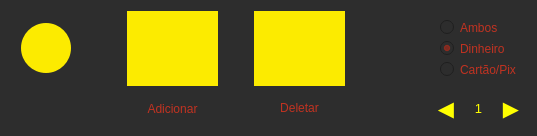
     <widget class="QFrame" name="frame">
      <property name="maximumSize">
       <size>
        <width>16777215</width>
        <height>120</height>
       </size>
      </property>
      <property name="styleSheet">
       <string notr="true">background-color: rgb(45, 45, 45);
border:none;</string>
      </property>
      <property name="frameShape">
       <enum>QFrame::NoFrame</enum>
      </property>
      <property name="frameShadow">
       <enum>QFrame::Raised</enum>
      </property>
      <layout class="QGridLayout" name="gridLayout">
       <item row="0" column="3">
        <widget class="QPushButton" name="btnAdd">
         <property name="minimumSize">
          <size>
           <width>91</width>
           <height>75</height>
          </size>
         </property>
         <property name="maximumSize">
          <size>
           <width>91</width>
           <height>75</height>
          </size>
         </property>
         <property name="cursor">
          <cursorShape>PointingHandCursor</cursorShape>
         </property>
         <property name="styleSheet">
          <string notr="true">QPushButton{
background-color: rgb(252, 235, 0);
}

QPushButton:hover{
	background-color: rgb(232, 213, 0);
}
</string>
         </property>
         <property name="text">
          <string/>
         </property>
         <property name="icon">
          <iconset>
           <normaloff>../../Documents/GitHub/ControleEstoque2.0/telas/warehouse (1).png</normaloff>../../Documents/GitHub/ControleEstoque2.0/telas/warehouse (1).png</iconset>
         </property>
         <property name="iconSize">
          <size>
           <width>65</width>
           <height>65</height>
          </size>
         </property>
        </widget>
       </item>
       <item row="0" column="0">
        <spacer name="horizontalSpacer_4">
         <property name="orientation">
          <enum>Qt::Horizontal</enum>
         </property>
         <property name="sizeType">
          <enum>QSizePolicy::Preferred</enum>
         </property>
         <property name="sizeHint" stdset="0">
          <size>
           <width>10</width>
           <height>20</height>
          </size>
         </property>
        </spacer>
       </item>
       <item row="0" column="7">
        <widget class="QFrame" name="frame_7">
         <property name="minimumSize">
          <size>
           <width>0</width>
           <height>70</height>
          </size>
         </property>
         <property name="frameShape">
          <enum>QFrame::StyledPanel</enum>
         </property>
         <property name="frameShadow">
          <enum>QFrame::Raised</enum>
         </property>
         <layout class="QVBoxLayout" name="verticalLayout_4">
          <item>
           <widget class="QRadioButton" name="radioAmbos">
            <property name="cursor">
             <cursorShape>PointingHandCursor</cursorShape>
            </property>
            <property name="styleSheet">
             <string notr="true">font: 13px &quot;Arial Rounded MT Bold&quot;;
color: #C03221;</string>
            </property>
            <property name="text">
             <string>Ambos</string>
            </property>
           </widget>
          </item>
          <item>
           <widget class="QRadioButton" name="radioDinheiro">
            <property name="cursor">
             <cursorShape>PointingHandCursor</cursorShape>
            </property>
            <property name="styleSheet">
             <string notr="true">font: 13px &quot;Arial Rounded MT Bold&quot;;
color: #C03221;</string>
            </property>
            <property name="text">
             <string>Dinheiro</string>
            </property>
            <property name="checked">
             <bool>true</bool>
            </property>
           </widget>
          </item>
          <item>
           <widget class="QRadioButton" name="radioPix">
            <property name="cursor">
             <cursorShape>PointingHandCursor</cursorShape>
            </property>
            <property name="styleSheet">
             <string notr="true">font: 13px &quot;Arial Rounded MT Bold&quot;;
color: #C03221;</string>
            </property>
            <property name="text">
             <string>Cartão/Pix</string>
            </property>
           </widget>
          </item>
         </layout>
        </widget>
       </item>
       <item row="0" column="4">
        <spacer name="horizontalSpacer_3">
         <property name="orientation">
          <enum>Qt::Horizontal</enum>
         </property>
         <property name="sizeType">
          <enum>QSizePolicy::Preferred</enum>
         </property>
         <property name="sizeHint" stdset="0">
          <size>
           <width>30</width>
           <height>20</height>
          </size>
         </property>
        </spacer>
       </item>
       <item row="0" column="6">
        <spacer name="horizontalSpacer_2">
         <property name="orientation">
          <enum>Qt::Horizontal</enum>
         </property>
         <property name="sizeHint" stdset="0">
          <size>
           <width>80</width>
           <height>20</height>
          </size>
         </property>
        </spacer>
       </item>
       <item row="1" column="5">
        <widget class="QLabel" name="label_2">
         <property name="maximumSize">
          <size>
           <width>16777215</width>
           <height>20</height>
          </size>
         </property>
         <property name="styleSheet">
          <string notr="true">font: 13px &quot;Arial Rounded MT Bold&quot;;
color: #C03221;
background-color:none;</string>
         </property>
         <property name="text">
          <string>Deletar</string>
         </property>
         <property name="alignment">
          <set>Qt::AlignCenter</set>
         </property>
        </widget>
       </item>
       <item row="1" column="7">
        <layout class="QHBoxLayout" name="horizontalLayout_8">
         <property name="spacing">
          <number>10</number>
         </property>
         <property name="leftMargin">
          <number>4</number>
         </property>
         <property name="topMargin">
          <number>4</number>
         </property>
         <property name="rightMargin">
          <number>4</number>
         </property>
         <property name="bottomMargin">
          <number>4</number>
         </property>
         <item>
          <widget class="QPushButton" name="btnPrevious">
           <property name="font">
            <font>
             <pointsize>16</pointsize>
            </font>
           </property>
           <property name="cursor">
            <cursorShape>PointingHandCursor</cursorShape>
           </property>
           <property name="styleSheet">
            <string notr="true">color: rgb(255, 255, 0);</string>
           </property>
           <property name="text">
            <string>◀️</string>
           </property>
           <property name="iconSize">
            <size>
             <width>300</width>
             <height>300</height>
            </size>
           </property>
          </widget>
         </item>
         <item>
          <widget class="QLabel" name="labelPageAtual">
           <property name="font">
            <font>
             <pointsize>10</pointsize>
            </font>
           </property>
           <property name="styleSheet">
            <string notr="true">color: rgb(255, 255, 0);</string>
           </property>
           <property name="text">
            <string>1</string>
           </property>
           <property name="alignment">
            <set>Qt::AlignCenter</set>
           </property>
          </widget>
         </item>
         <item>
          <widget class="QPushButton" name="btnNext">
           <property name="font">
            <font>
             <pointsize>16</pointsize>
            </font>
           </property>
           <property name="cursor">
            <cursorShape>PointingHandCursor</cursorShape>
           </property>
           <property name="styleSheet">
            <string notr="true">color: rgb(255, 255, 0);</string>
           </property>
           <property name="text">
            <string>▶️</string>
           </property>
          </widget>
         </item>
        </layout>
       </item>
       <item row="1" column="3">
        <widget class="QLabel" name="label">
         <property name="cursor">
          <cursorShape>ArrowCursor</cursorShape>
         </property>
         <property name="styleSheet">
          <string notr="true">font: 13px &quot;Arial Rounded MT Bold&quot;;
color: #C03221;
background-color:none;</string>
         </property>
         <property name="text">
          <string>Adicionar</string>
         </property>
         <property name="alignment">
          <set>Qt::AlignCenter</set>
         </property>
        </widget>
       </item>
       <item row="0" column="5">
        <widget class="QPushButton" name="btnDeletar">
         <property name="minimumSize">
          <size>
           <width>91</width>
           <height>75</height>
          </size>
         </property>
         <property name="maximumSize">
          <size>
           <width>91</width>
           <height>75</height>
          </size>
         </property>
         <property name="cursor">
          <cursorShape>PointingHandCursor</cursorShape>
         </property>
         <property name="styleSheet">
          <string notr="true">QPushButton{
background-color: rgb(252, 235, 0);
}

QPushButton:hover{
	background-color: rgb(232, 213, 0);
}
</string>
         </property>
         <property name="text">
          <string/>
         </property>
         <property name="icon">
          <iconset>
           <normaloff>../../Documents/GitHub/ControleEstoque2.0/telas/lixeira.png</normaloff>../../Documents/GitHub/ControleEstoque2.0/telas/lixeira.png</iconset>
         </property>
         <property name="iconSize">
          <size>
           <width>65</width>
           <height>65</height>
          </size>
         </property>
        </widget>
       </item>
       <item row="0" column="1">
        <widget class="QPushButton" name="btnVoltar">
         <property name="minimumSize">
          <size>
           <width>50</width>
           <height>50</height>
          </size>
         </property>
         <property name="maximumSize">
          <size>
           <width>50</width>
           <height>50</height>
          </size>
         </property>
         <property name="cursor">
          <cursorShape>PointingHandCursor</cursorShape>
         </property>
         <property name="styleSheet">
          <string notr="true">QPushButton{
background-color: rgb(252, 235, 0);
border-radius:25px;
}

QPushButton:hover{
	background-color: rgb(232, 213, 0);
}
</string>
         </property>
         <property name="text">
          <string/>
         </property>
         <property name="icon">
          <iconset>
           <normaloff>../../Documents/GitHub/ControleEstoque2.0/telas/seta.png</normaloff>../../Documents/GitHub/ControleEstoque2.0/telas/seta.png</iconset>
         </property>
         <property name="iconSize">
          <size>
           <width>40</width>
           <height>40</height>
          </size>
         </property>
        </widget>
       </item>
       <item row="0" column="2">
        <spacer name="horizontalSpacer">
         <property name="orientation">
          <enum>Qt::Horizontal</enum>
         </property>
         <property name="sizeType">
          <enum>QSizePolicy::Preferred</enum>
         </property>
         <property name="sizeHint" stdset="0">
          <size>
           <width>50</width>
           <height>20</height>
          </size>
         </property>
        </spacer>
       </item>
      </layout>
     </widget>
